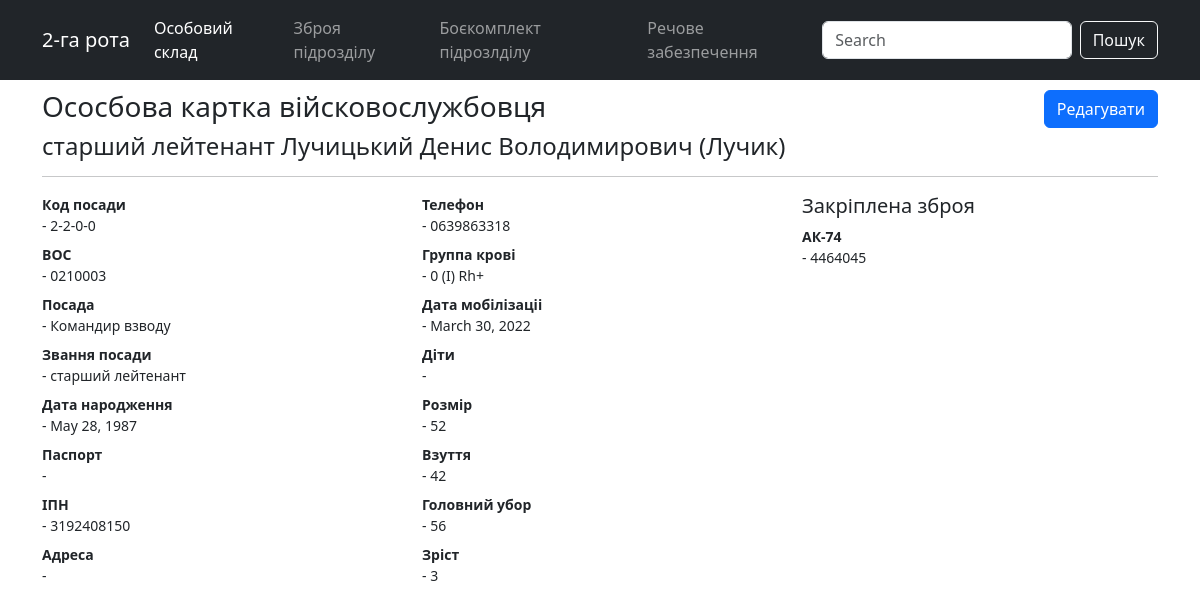
/index/soldiers_card/41, run on an earlier commit of the app's database.
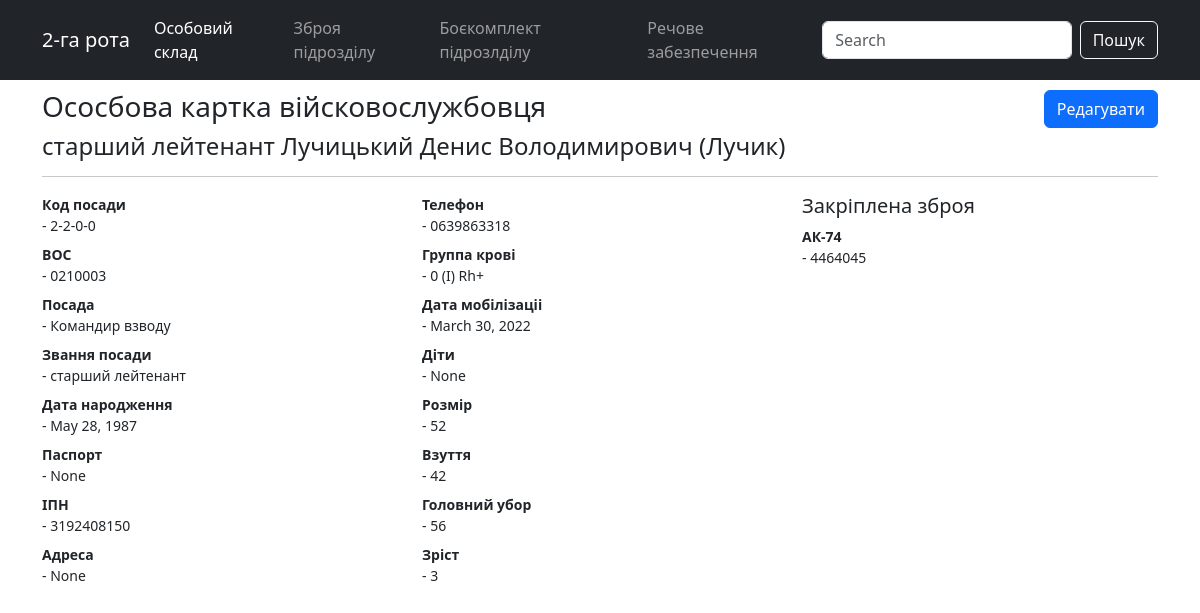
And on a later commit of the database.
### evening/models.py (models this page shows, shortened)
class Soldiers(models.Model):
    slug = models.SlugField(max_length=50, unique=True,
                            verbose_name='Код посади')
    surname = models.CharField(
        max_length=50, blank=True, null=True, verbose_name='Фамілія')
    name = models.CharField(max_length=50, blank=True,
                            null=True, verbose_name='Імʼя')
    fathers_name = models.CharField(
        max_length=50, blank=True, null=True, verbose_name='По батькові')
    callsign = models.CharField(
        max_length=50, blank=True, null=True, verbose_name='Позивний')
    position_name = models.CharField(
        max_length=50, verbose_name='Посада')
    mil_prof = models.CharField(max_length=50, verbose_name='ВОС')
    position_rank = models.CharField(
        max_length=50, verbose_name='Звання посади')
    rank = models.ForeignKey(
        'Ranks', on_delete=models.PROTECT, blank=True, null=True, verbose_name='Звання')
    phone = models.CharField(max_length=13, blank=True,
                             null=True, verbose_name='Телефон')
    birth_date = models.DateField(
        blank=True, null=True, default='2000-01-01', verbose_name='Дата народження')
    tax_number = models.CharField(
        max_length=15, unique=True, blank=True, null=True, verbose_name='ІПН')
    blood_type = models.CharField(
        max_length=15, blank=True, null=True, verbose_name='Группа крові')
    addres = models.CharField(
        max_length=255, blank=True, null=True, verbose_name='Адреса')
    complect_center = models.CharField(
        max_length=255, blank=True, null=True, verbose_name='Центр комплектаціі')
    mob_date = models.DateField(
        blank=True, null=True, default='2000-01-01', verbose_name='Дата мобілізаціі')
    children = models.CharField(
        max_length=50, blank=True, null=True, verbose_name='Діти')
    hight_s = models.CharField(
        max_length=50, blank=True, null=True, verbose_name='Зріст')
    size = models.CharField(max_length=50, blank=True,
                            null=True, verbose_name='Розмір')
    boots_s = models.CharField(
        max_length=50, blank=True, null=True, verbose_name='Взуття')
    head_s = models.CharField(max_length=50, blank=True, null=True,
                              verbose_name='Головний убор')
    photo = models.ImageField(blank=True, null=True, verbose_name='Фото')
    passport = models.CharField(
        max_length=50, blank=True, null=True, verbose_name='Паспорт')
    def __str__(self):
        return f'{self.surname}  {self.name}  {self.fathers_name}'
    class Meta:
        verbose_name = 'Військовослужбовець'
        verbose_name_plural = 'Військовослужбовці'
        ordering = ['slug']

class Ranks (models.Model):
    rank = models.CharField(max_length=50,)
    def __str__(self):
        return self.rank

### evening/views.py (the view)
class SoldiersCard(DetailView):
    model = Soldiers
    template_name = 'evening/soldiers_detail.html'
    context_object_name = 'soldiers_card'

### evening/templates/evening/soldiers_detail.html
{% extends "evening/base_generic.html" %}
{% block content %}
<head></head>
<div class="container" style="padding-top:10px">
  <span><h3 style="display:inline-block">Ососбова картка війсковослужбовця</h3>
    <a href={% url "soldier-card-update" soldiers_card.id %} class="btn btn-primary" style="float:right">Редагувати</a></span>
  <h4>{{soldiers_card.rank}} {{soldiers_card}} ({{soldiers_card.callsign}})</h4>
  <hr size=4>
  <section class="section" style="font-size:14px">
    <div class="row">
        <div class="col-lg-4">
              <dl class = "dl-horizontal">
                <dt>Код посади</dt>
                <dd>- {{soldiers_card.slug}}</dd>
                <dt>ВОС</dt>
                <dd>- {{soldiers_card.mil_prof}}</dd>
                <dt>Посада</dt>
                <dd>- {{soldiers_card.position_name}}</dd>
                <dt>Звання посади</dt>
                <dd>- {{soldiers_card.position_rank}}</dd>
                <dt>Дата народження</dt>
                <dd>- {{soldiers_card.birth_date}}</dd>
                <dt>Паспорт</dt>
                <dd>- {{soldiers_card.passport}}</dd>
                <dt>ІПН</dt>
                <dd>- {{soldiers_card.tax_number}}</dd>
                <dt>Адреса</dt>
                <dd>- {{soldiers_card.addres}}</dd>
              </dl>
          </div>
        <div class="col-lg-4">
              <dl class = "dl-horizontal">
                <dt>Телефон</dt>
                <dd>- {{soldiers_card.phone}}</dd>
                <dt>Группа крові</dt>
                <dd>- {{soldiers_card.blood_type}}</dd>
                <dt>Дата мобілізаціі</dt>
                <dd>- {{soldiers_card.mob_date}}</dd>
                <dt>Діти</dt>
                <dd>- {{soldiers_card.children}}</dd>
                <dt>Розмір</dt>
                <dd>- {{soldiers_card.size}}</dd>
                <dt>Взуття</dt>
                <dd>- {{soldiers_card.boots_s}}</dd>
                <dt>Головний убор</dt>
                <dd>- {{soldiers_card.head_s}}</dd>
                <dt>Зріст</dt>
                <dd>- {{soldiers_card.hight_s}}</dd>
              </dl>
          </div>
        <div class="col-lg-4">
              <h5>Закріплена зброя</h5>
              <dl class = "dl-horizontal">
              {% for w in soldiers_card.weapons_set.all %}
                <dt>{{w.weapon_name}}
                <dd>- {{w.weapon_number}}
              {% endfor %}
        </div>
    </div>
  </section>
{% endblock %}

What changed in the data, as far as the page shows it:
changed Soldiers "Лучицький Денис Володимирович": passport (not shown) → "None"; addres (not shown) → "None"; children (not shown) → "None"
